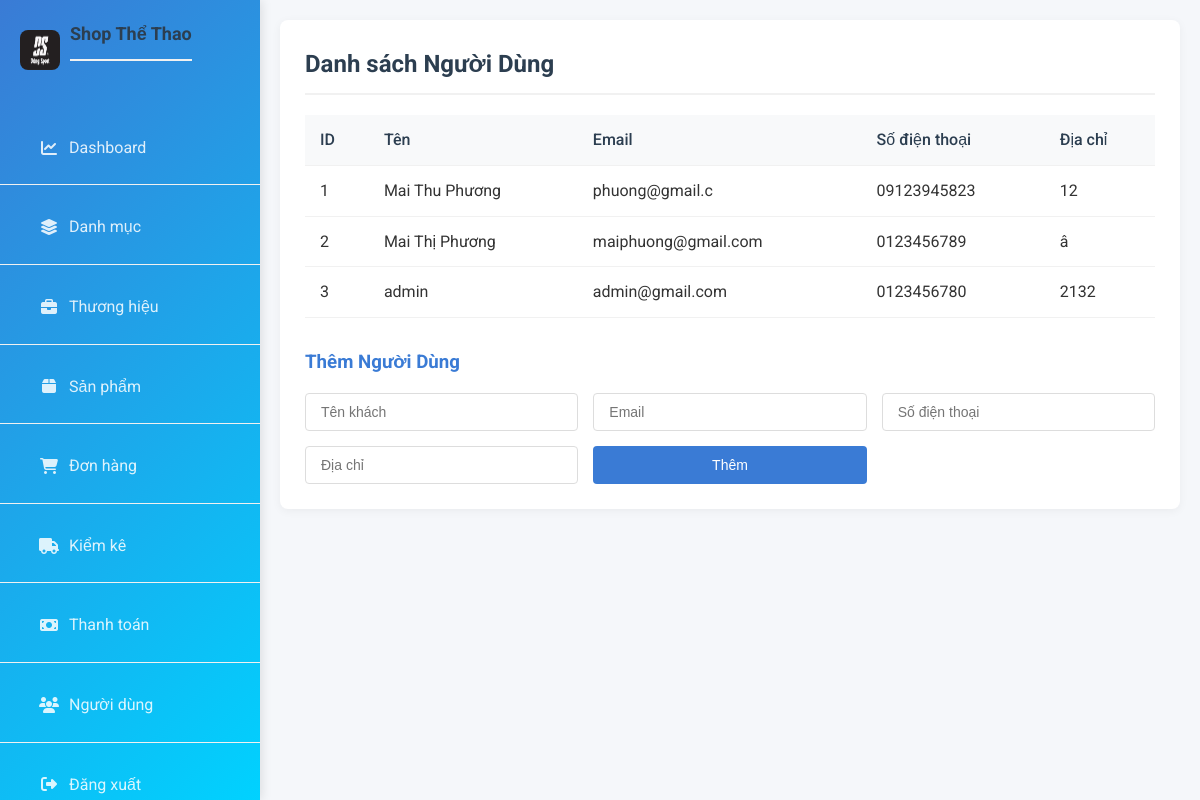
The page /user/ on the database its author committed.
### models/user.py (models this page shows, shortened)
class User(db.Model):
    __tablename__ = 'users'
    id_user = Column(Integer, primary_key=True, autoincrement=True)
    fullname = Column(String(255))
    email = Column(String(255), unique=True)
    password_hash = Column(String(255))
    phone = Column(String(15))
    province = Column(Text)
    district = Column(Text)
    address = Column(Text)
    ward = Column(Text)
    role = Column(Enum('customer', 'admin', 'staff'))

### routes/user.py (the view)
@user_bp.route("/")
def list_user():
    users = User.query.all()
    return render_template("admin/user.html", users=users)

### app.py (called while the page is built)
@app.before_request
def log_request_info():
    logging.info(f"Body: {request.get_data()}")

### templates/admin/user.html (shortened to what this page needs)
{% extends 'admin/base.html' %}
{% block content %}
    <h2>Danh sách Người Dùng</h2>
    <table>
        <tr>
            <th>ID</th>
            <th>Tên</th>
            <th>Email</th>
            <th>Số điện thoại</th>
            <th>Địa chỉ</th>
        </tr>
        {% for user in users %}
        <tr>
            <td>{{ user.id_user }}</td>
            <td>{{ user.fullname }}</td>
            <td>{{ user.email }}</td>
            <td>{{ user.phone }}</td>
            <td>{{ user.address }}</td>
        </tr>
        {% endfor %}
    </table>
    <h3>Thêm Người Dùng</h3>
    <form action="{{ url_for('user.add_user') }}" method="post">
        <input type="text" name="name" placeholder="Tên khách" required>
        <input type="text" name="email" placeholder="Email" required>
        <input type="text" name="phone" placeholder="Số điện thoại" required>
        <input type="text" name="address" placeholder="Địa chỉ" required>
        <button type="submit">Thêm</button>
    </form>
{% endblock %}

### static/css/style.css (style rules this page uses)
* { margin: 0; padding: 0; box-sizing: border-box; }
body { font-family: 'Roboto', sans-serif; background-color: #f5f7fa; color: #333; line-height: 1.6; }
h2 { color: #2c3e50; margin-bottom: 20px; padding-bottom: 10px; border-bottom: 2px solid #f1f1f1; }
h3 { color: #3a7bd5; margin: 30px 0 15px 0; }
table { width: 100%; border-collapse: collapse; margin-bottom: 20px; background-color: white; }
th, td { padding: 12px 15px; text-align: left; border-bottom: 1px solid #f1f1f1; }
th { background-color: #f8f9fa; color: #2c3e50; font-weight: 500; }
form { display: grid; grid-template-columns: repeat(auto-fit, minmax(250px, 1fr)); gap: 15px; margin-top: 15px; }
input, select, button { padding: 10px 15px; border: 1px solid #ddd; border-radius: 4px; font-size: 14px; }
button { background-color: #3a7bd5; color: white; border: none; cursor: pointer; transition: background-color 0.3s; font-weight: 500; }

### rows shown on the page
User: id_user "1", fullname "Mai Thu Phương", email "phuong@gmail.c", phone "09123945823", address "12"
User: id_user "2", fullname "Mai Thị Phương", email "maiphuong@gmail.com", phone "0123456789", address "â"
User: id_user "3", fullname "admin", email "admin@gmail.com", phone "0123456780", address "2132"
